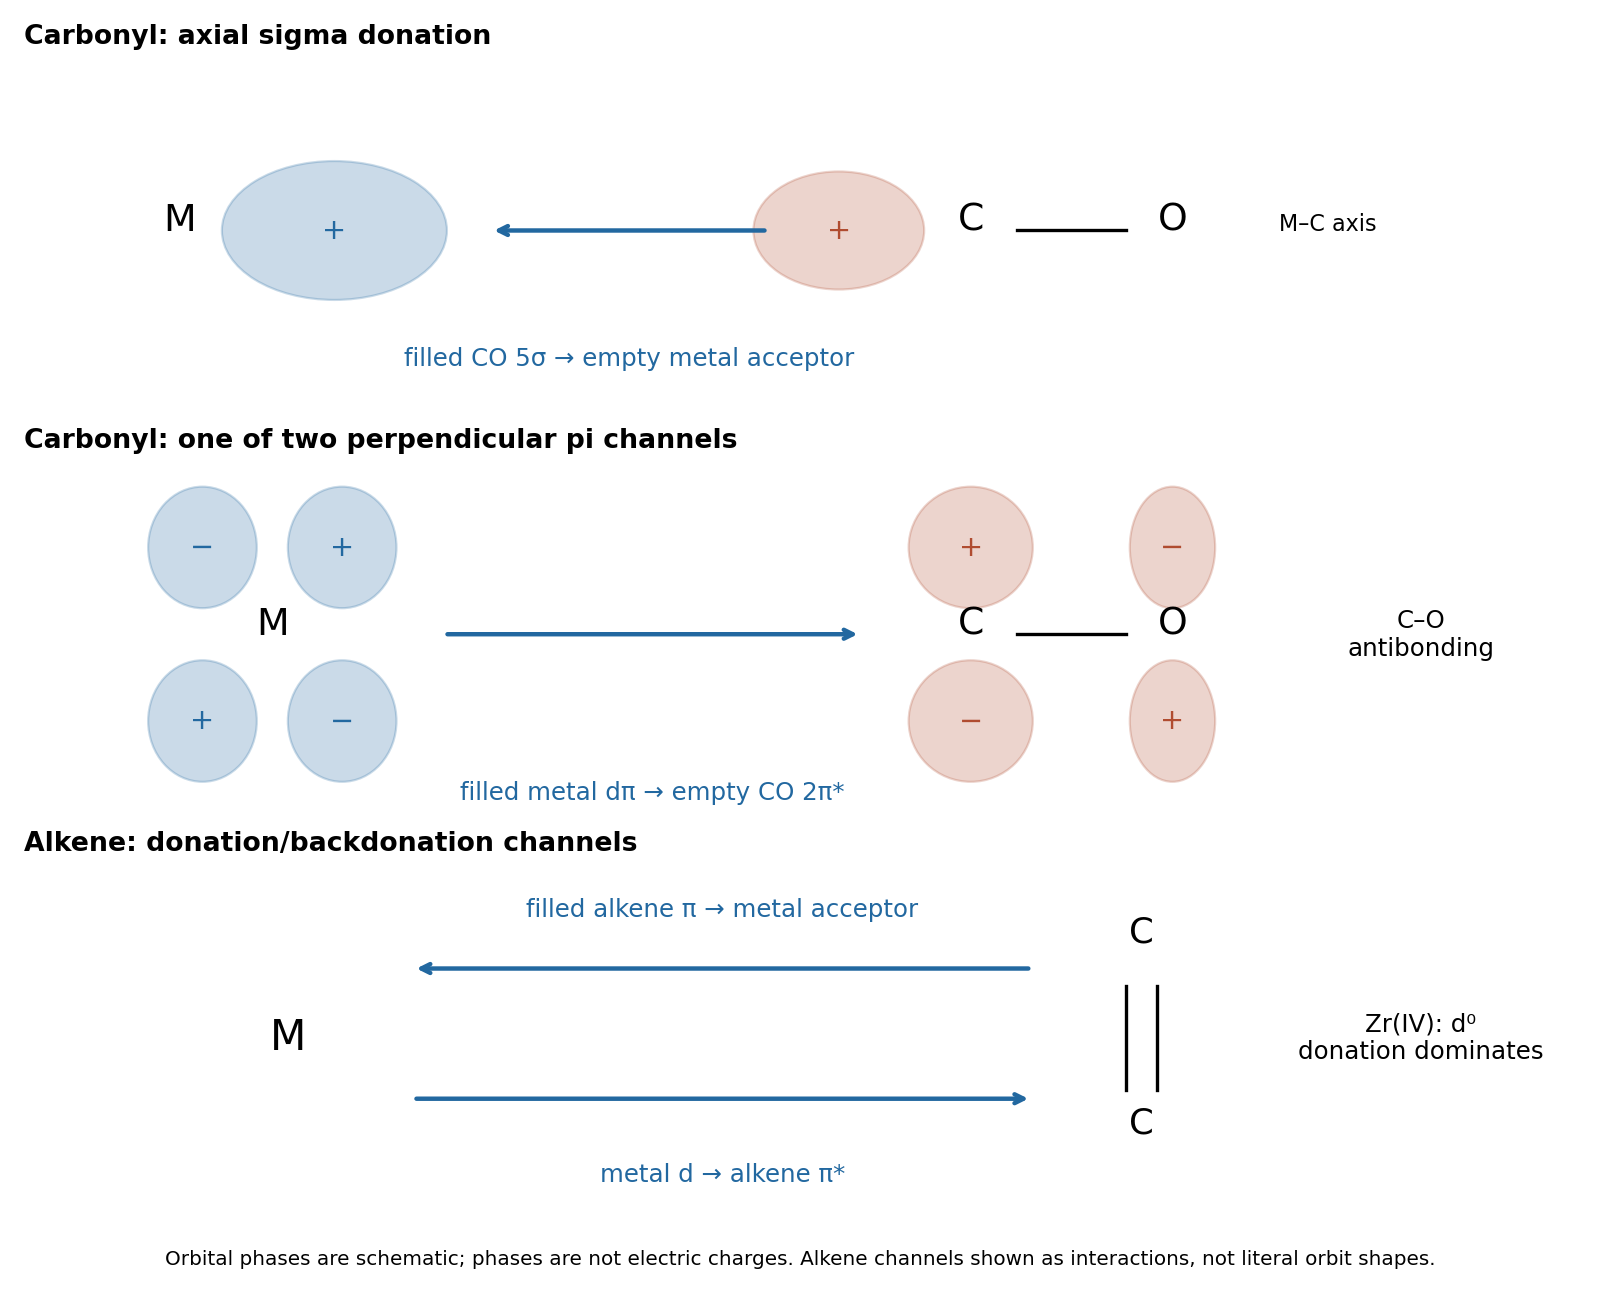

Python code for this plot:
"""Original orbital-interaction schematic; Python 3.14, numpy, matplotlib; output to cwd."""
import matplotlib
matplotlib.use('Agg')
import matplotlib.pyplot as plt
from matplotlib.patches import Ellipse
fig,axs=plt.subplots(3,1,figsize=(10,8),facecolor='white')
blue='#2268a0';red='#b04c30'
for a in axs:a.set(xlim=(0,10),ylim=(0,2));a.axis('off')
def lob(a,x,y,w,h,phase,color):
 a.add_patch(Ellipse((x,y),w,h,facecolor=color,edgecolor=color,alpha=.24));a.text(x,y,phase,ha='center',va='center',fontsize=13,color=color)
def arrow(a,start,end,label,y):
 a.annotate('',end,start,arrowprops=dict(arrowstyle='->',lw=2,color=blue));a.text((start[0]+end[0])/2,y,label,ha='center',fontsize=11,color=blue)
a=axs[0];a.set_title('Carbonyl: axial sigma donation',loc='left',weight='bold')
a.text(1,1,'M',fontsize=17,ha='center');lob(a,2.0,1,1.45,.8,'+',blue)
a.text(6.1,1,'C',ha='center',fontsize=17);a.text(7.4,1,'O',ha='center',fontsize=17);a.plot([6.4,7.1],[1,1],color='k');lob(a,5.25,1,1.1,.68,'+',red)
arrow(a,(4.8,1),(3,1),'filled CO 5σ → empty metal acceptor',.22)
a.text(8.4,1,'M–C axis',fontsize=10,ha='center')
a=axs[1];a.set_title('Carbonyl: one of two perpendicular pi channels',loc='left',weight='bold')
a.text(1.6,1,'M',ha='center',fontsize=17);a.text(6.1,1,'C',ha='center',fontsize=17);a.text(7.4,1,'O',ha='center',fontsize=17);a.plot([6.4,7.1],[1,1],color='k')
for x,y,s in [(1.15,1.5,'−'),(2.05,1.5,'+'),(1.15,.5,'+'),(2.05,.5,'−')]:lob(a,x,y,.7,.7,s,blue)
for x,y,s,w in [(6.1,1.5,'+',.8),(6.1,.5,'−',.8),(7.4,1.5,'−',.55),(7.4,.5,'+',.55)]:lob(a,x,y,w,.7,s,red)
arrow(a,(2.7,1),(5.4,1),'filled metal dπ → empty CO 2π*',.05)
a.text(9,1,'C–O\nantibonding',ha='center',va='center',fontsize=11)
a=axs[2];a.set_title('Alkene: donation/backdonation channels',loc='left',weight='bold')
a.text(1.7,1,'M',ha='center',va='center',fontsize=19)
a.text(7.2,1.55,'C',ha='center',fontsize=16);a.text(7.2,.45,'C',ha='center',fontsize=16);a.plot([7.1,7.1],[.7,1.3],color='k');a.plot([7.3,7.3],[.7,1.3],color='k')
arrow(a,(6.5,1.4),(2.5,1.4),'filled alkene π → metal acceptor',1.7)
arrow(a,(2.5,.65),(6.5,.65),'metal d → alkene π*',.17)
a.text(9,1,'Zr(IV): d⁰\ndonation dominates',ha='center',va='center',fontsize=11)
fig.text(.5,.012,'Orbital phases are schematic; phases are not electric charges. Alkene channels shown as interactions, not literal orbit shapes.',ha='center',fontsize=9)
fig.tight_layout(rect=(0,.035,1,1));fig.savefig('paper-2-bonding.png',dpi=160,facecolor='white',bbox_inches='tight',pad_inches=.15);plt.close(fig)
